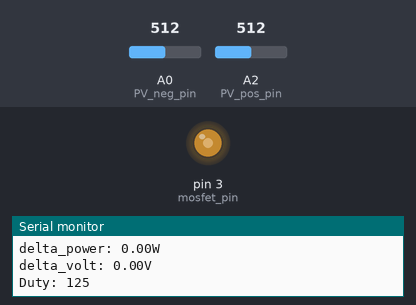
Bench run of a sketch on a simulated Arduino Uno, built with avr-gcc and run on an emulated ATmega328P. Shown: output pins drawn as LEDs (lit = HIGH), the last lines printed to the serial monitor. The inputs (shaded band) are chosen by the test bench; at power-on: A0 (PV_neg_pin) = 512, A2 (PV_pos_pin) = 512.

Above: at 1.4 s.
1.5 s: A0 (PV_neg_pin) set to 716
5.1 s: A2 (PV_pos_pin) set to 716
8.7 s: A2 (PV_pos_pin) set to 511
12.3 s: A2 (PV_pos_pin) set to 900
At 37.5 s:
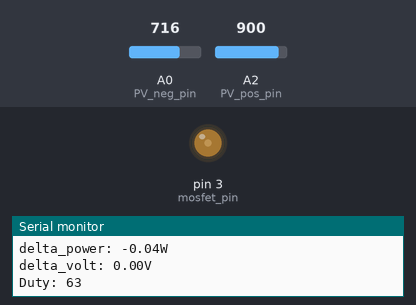
Timing chart, 0 to 39.1 s (numbered marks = the images above; inputs shaded):
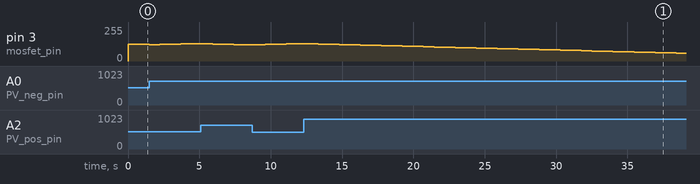

The sketch:

mppt.ino
```cpp
#define VOLT_DIV 11

//Initializing LED Pin
int mosfet_pin = 3;
int PV_pos_pin = A2;
int PV_neg_pin = A0;
int PV_pos_val = 0;
int PV_neg_val = 0;
double PV_volt = 0;
double PV_current = 0;
int counter = 0;
int duty = 127;
int duty_inc = 2;
double prev_power = 0;
double prev_volt = 0;
double prev_current = 0;

void setup() {
  //Declaring LED pin as output
//  pinMode(led_pin, OUTPU/T);
  Serial.begin(9600);
}

void loop() {
  //Fading the LED
//  for(int i=0; i<255; i++){
//    analogWrite(led_pin, i);
//    delay(5);
//  }
//  for(int i=255; i>0; i--){
//    analogWrite(led_pin, i);
//    delay(5);
//  }

// PWM for MOSFET
  for(int i=0; i<200; i++){
    analogWrite(mosfet_pin, duty);
//    analogWrite(mosfet_pin, 3);
    delay(3);
  }

  counter++;
  if (counter >= 1)
  {
    double tmp_value = 0.0;
    counter = 0;
    for (int ii=0; ii<20; ii++)
    {
      tmp_value += analogRead(PV_pos_pin);
      delay(3);
    }
    PV_pos_val = int(tmp_value/20.0);
    Serial.print("PV_pos_val: ");
    Serial.print(double(PV_pos_val) * double(5.0/1023.0));
    delay(20);

    PV_neg_val = analogRead(PV_neg_pin);
    Serial.print("   PV_neg_val: ");
    Serial.println(double(PV_neg_val) * double(5.0/1023.0));

    PV_volt  = double(PV_pos_val - PV_neg_val) * double(5.0/1023.0) * VOLT_DIV;
    Serial.print("PV_vol: ");
    Serial.print(PV_volt);
    Serial.println("");
    PV_current = PV_volt/11000.0 + PV_volt*(duty/255.0)*(duty/255.0)/10.0;
    Serial.print("PV_cur: ");
    Serial.print(PV_current);
    Serial.println("");

    duty = cal_duty(PV_volt, PV_current);
    Serial.print("Duty: ");
    Serial.println(duty);
    Serial.println("");
  }


}


static int cal_duty(double PV_volt, double PV_current)
{
  double PV_power = PV_volt * PV_current;
  double delta_power = PV_power - prev_power;
  Serial.print("PV_pow: ");
  Serial.print(PV_power);
  Serial.println("");
  Serial.print("delta_power: ");
  Serial.print(delta_power);
  Serial.println("W");

  double delta_volt = PV_volt - prev_volt;
  Serial.print("delta_volt: ");
  Serial.print(delta_volt);
  Serial.println("V");
  int d;

  if (delta_power > 0)
  {
    //check delta volt
    if (delta_volt > 0)
    {
      d = duty - duty_inc;
    }
    else
    {
      d = duty + duty_inc;
    }
  }
  else
  {
    if (delta_volt < 0)
    {
      d = duty + duty_inc;
    }
    else
    {
      d = duty - duty_inc;
    }
  }

// set previous values with new values
  prev_power = PV_power;
  prev_volt = PV_volt;
  prev_current = PV_current;


  if (d > 253)
  {
    return 253;
  }
  if (d < 3)
  {
    return 3;
  }

  return d;
}
```
